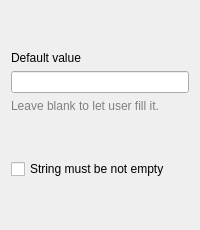
  <widget class="QWizardPage" name="wizardPage">
   <property name="title">
    <string>String properties.</string>
   </property>
   <property name="subTitle">
    <string>Select default value and can the string be empty?</string>
   </property>
   <layout class="QVBoxLayout" name="verticalLayout_3">
    <item>
     <spacer name="verticalSpacer_2">
      <property name="orientation">
       <enum>Qt::Vertical</enum>
      </property>
      <property name="sizeHint" stdset="0">
       <size>
        <width>20</width>
        <height>40</height>
       </size>
      </property>
     </spacer>
    </item>
    <item>
     <widget class="QLabel" name="label_13">
      <property name="text">
       <string>Default value</string>
      </property>
     </widget>
    </item>
    <item>
     <widget class="QLineEdit" name="StringDefaultValue"/>
    </item>
    <item>
     <widget class="QLabel" name="label_14">
      <property name="styleSheet">
       <string notr="true">*{color:gray}</string>
      </property>
      <property name="text">
       <string>Leave blank to let user fill it.</string>
      </property>
     </widget>
    </item>
    <item>
     <spacer name="verticalSpacer_11">
      <property name="orientation">
       <enum>Qt::Vertical</enum>
      </property>
      <property name="sizeType">
       <enum>QSizePolicy::Fixed</enum>
      </property>
      <property name="sizeHint" stdset="0">
       <size>
        <width>20</width>
        <height>40</height>
       </size>
      </property>
     </spacer>
    </item>
    <item>
     <widget class="QCheckBox" name="StringNotEmpty">
      <property name="text">
       <string>String must be not empty</string>
      </property>
     </widget>
    </item>
    <item>
     <spacer name="verticalSpacer">
      <property name="orientation">
       <enum>Qt::Vertical</enum>
      </property>
      <property name="sizeHint" stdset="0">
       <size>
        <width>20</width>
        <height>40</height>
       </size>
      </property>
     </spacer>
    </item>
   </layout>
  </widget>
